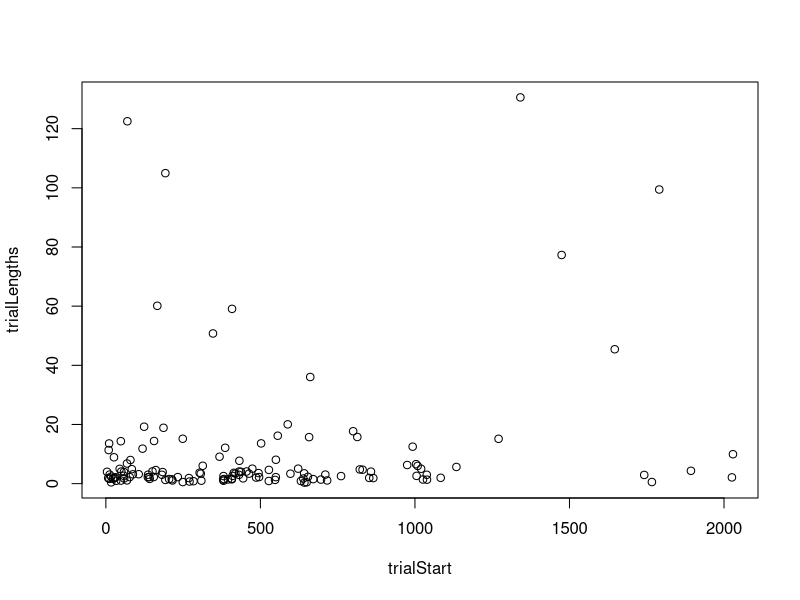
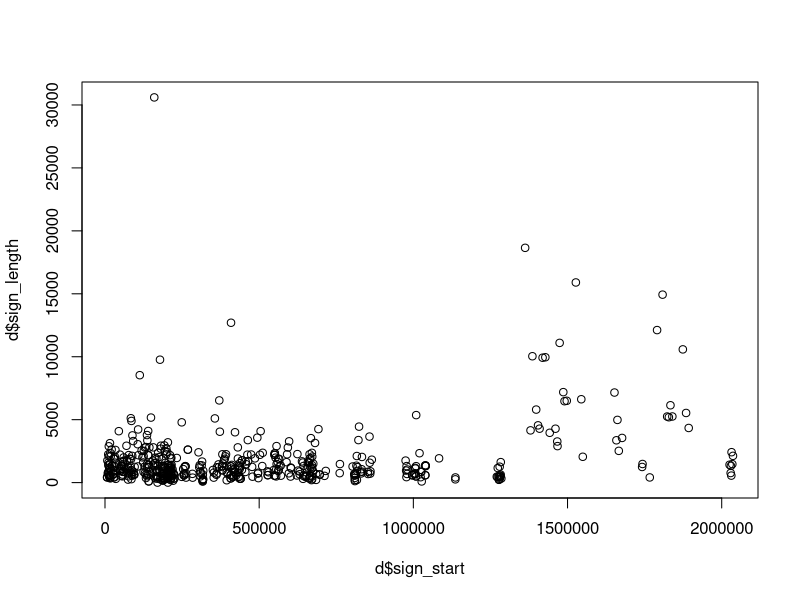
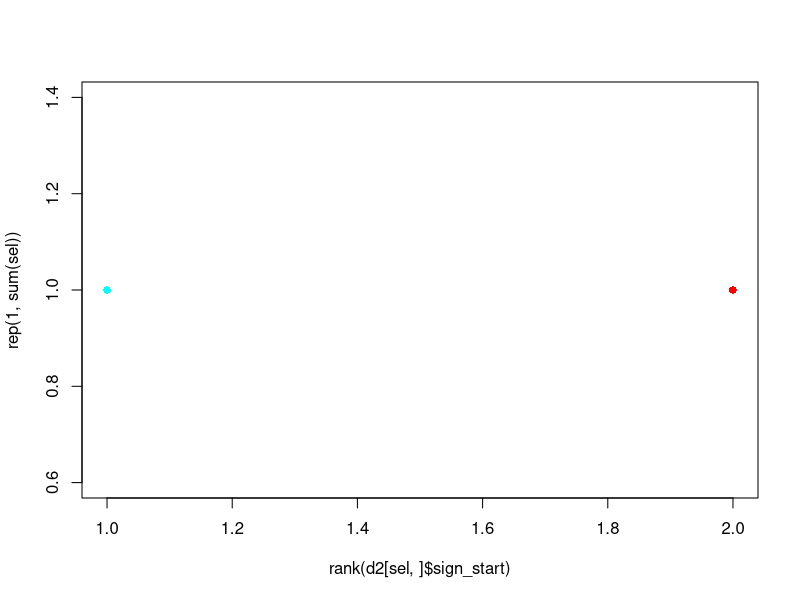

Generate these figures, in order, with R: (Note: this script raises an error after producing the figures.)
setwd("~/Documents/MPI/KangSukColours/ColourExperiment/processing/")


colourNumbers = c("1","5","7","14",'18','24')
colourNames = c("red",'brown','black','green','yellow','pink')
names(colourNames) = colourNumbers
colourNamesDark = c("dark red", 'orange', 'gray', 'dark green','gold', 'purple')

checkIconicity = function(x){
  tx = table(x[x!=''])
  
  if(length(tx)==0){
    return(NA)
  }
  
  if(length(tx)==1){
    return(names(tx)[1])
  } else{
    print(paste("Warning: different iconicity values for sign"))
    print(tx)
    return(names(sort(tx,decreasing = T))[1])
  }
}

getDetails = function(x){
  x = strsplit(x,"_")[[1]]
  y = strsplit(x[5],"-")[[1]]
  return(c(week=as.numeric(x[3]), session=as.numeric(x[4]),y[1],y[2]))
}

findOverlaps = function(rangesA){
  
  overlaps = sapply(1:nrow(rangesA), function(i){
    # if start or end is within range, then findInterval returns 1,
    # so multiplying should only return 1 if BOTH are
    startO= findInterval(rangesA[,1], c(rangesA[i,1],rangesA[i,2])) 
    endO = findInterval(rangesA[,2], c(rangesA[i,1],rangesA[i,2]))
    (startO==1) | (endO==1)
  })
  ret = data.frame(which(overlaps==1, arr.ind = T))
  ret = ret[ret[,1]!=ret[,2],]
  if(nrow(ret)==0){
    return(NA)
  }
  ret = data.frame(t(apply(ret, 1, function(X){
    c(rangesA[X[1],], rangesA[X[2],])
  })))
  ret = ret[(ret[,2] - ret[,3]) != 0,]
  names(ret) = c("TrialA_start","TrialA_end","TrialB_start","TrialB_end")
  return(ret)
}

  
d = read.csv("../data/processedData/variants.csv", stringsAsFactors = F, quote='')

d[,c("week",'session','part1','part2')] = t(sapply(d$filename,getDetails))

d$week = as.numeric(d$week)

d = d[order(d$week,d$session,d$sign_start),]


#d = d[d$sign_value!='SAME',]
d = d[d$sign_value!='',]
d = d[d$sign_value!='?',]

d[d$sign_value=="FOLWER",]$sign_value = "FLOWER"
d[d$sign_value=="BIGHT",]$sign_value = "BRIGHT"
d[d$sign_value=="SIGINING",]$sign_value = "SIGNING"
d$sign_value = gsub("^ ","", d$sign_value)
d$sign_value = gsub(" $","", d$sign_value)
d$sign_value = toupper(d$sign_value)

#####
# Find any trials that are overlapping
overlaps = sapply(unique(d$filename),function(X){
  dx = d[d$filename==X,]
  dx = dx[!duplicated(dx$trial_start),]
  findOverlaps(cbind(dx$trial_start,dx$trial_end))
})

overlaps[!is.na(overlaps)]

# make sure that all iconicity ratings are the same
d$iconic[d$iconic==""] = NA
ndiff = tapply(d$iconic, d$sign_value, function(x){(length(unique(x[!is.na(x)])))})
names(ndiff) = tapply(d$sign_value, d$sign_value, function(x){head(x,1)})
ndiff[ndiff>1]

iconicityMeasures = tapply(d$iconic, d$sign_value, checkIconicity)
d$iconic = iconicityMeasures[d$sign_value]

# Check indexicality
# One case:
d$Indexicality[d$Indexicality==""] = "Yes"

#  Try marking

d$TryMarked = d$TryMarked=="Yes"
d$TryMarked[is.na(d$TryMarked)] = F

# Teaching
d$Teach = d$Teach == "Yes"
d$Teach[is.na(d$Teach)] = F

# trial lengths
trialLengths = tapply(d$trial_length,d$trial_start,head,n=1)/1000
trialStart = tapply(d$trial_start,d$trial_start,head,n=1)/1000

plot(trialLengths~trialStart)

plot(d$sign_length~d$sign_start)

#boxplot(d$sign_length~d$iconic, ylab='Sign duration', xlab='Iconic')

d2 = d[order(d$week,d$session, d$sign_start),]
sel = d2$trial_value=='19' & !d2$T0Check & nchar(d2$sign_value)>0
signs  = unique(d2[sel,]$sign_value)
set.seed(1211)
cols = sample(rainbow(length(signs)))
names(cols) = signs
plot(rank(d2[sel,]$sign_start),rep(1,sum(sel)), col=cols[d2[sel,]$sign_value], pch=16)

tapply(d$sign_value, d$week, function(X){length(unique(X))})

d$speaker = as.numeric(d$speaker)

d$speakerName = sapply(1:nrow(d),function(X){
  d[X,c("part1","part2")][,d$speaker[X]]
  })

inventedBy = tapply( d$speakerName, d$sign_value, head,n=1)  
d$inventedBy = inventedBy[d$sign_value]  




d$IX = grepl("IX",d$sign_notes)
d$OS = grepl("OS",d$sign_notes)
d$LW = grepl("LW",d$sign_notes)
d$SE = grepl("SE",d$sign_notes)

# absolute frequency
d$freq_week_4 = tapply(d[d$week==4,]$sign_value,d[d$week==4,]$sign_value, length)[d$sign_value]

# relative frequency, compared to other competitiors for the same colour
d$freq_week4_withinColour = NA

for(colx in colourNumbers){
  d$freq_week4_withinColour[d$trial_value==colx] = 0
  dx = d[d$trial_value==colx & d$week==4, ]
  tx = table(dx$sign_value)
  tx = tx / sum(tx)
  d[d$trial_value==colx & d$week==4,]$freq_week4_withinColour = tx[d[d$trial_value==colx & d$week==4,]$sign_value]
}



variants = data.frame()
for(colourID in colourNumbers){
  d2 =d[d$trial_value==colourID & nchar(d2[d2$week==1,]$sign_value)>0,]
  
  v = data.frame(colour=colourID, colourName = colourNames[which(colourNumbers==colourID)],sign=unique(d2[d2$week==1,]$sign_value), stringsAsFactors = F)
  
  v$freq_week_1 = table(d2[d2$week==1,]$sign_value)[v$sign]
  v$freq_week_4 = table(d2[d2$week==4,]$sign_value)[v$sign]
  
  
  v$freq_week_1_withinColour = 0
  v$freq_week_4_withinColour = 0
  
  signCounts = table(d2[d2$week==1,]$sign_value)
  signCounts = signCounts / sum(signCounts)
    
  v[v$sign %in% names(signCounts),]$freq_week_1_withinColour = signCounts[v[v$sign %in% names(signCounts),]$sign]
  
  signCounts = table(d2[d2$week==4,]$sign_value)
  signCounts = signCounts / sum(signCounts)
  
  v[v$sign %in% names(signCounts),]$freq_week_4_withinColour = signCounts[v[v$sign %in% names(signCounts),]$sign]
  
  
  
  
  v$iconic = tapply(d2$iconic, d2$sign_value, head,n=1)[v$sign]
  #v$check = tapply(d2[d2$week==1,]$T0Check,d2[d2$week==1,]$sign_value,function(X){sum(X,na.rm=T)>0})[v$sign]
  v$check = tapply(d2[d2$week==1,]$T0Check,d2[d2$week==1,]$sign_value,sum, na.rm=T)[v$sign]
  indexical = tapply(d2$Indexicality,d2$sign_value,function(X){
      x = table(X)
      names(x)[which(x==max(x))[1]]
    })
  #indexical[is.null(indexical)] = "No"
  v$indexical = unlist(indexical)[v$sign]
  v$indexical[is.na(v$indexical)] = "No"
  
  
  v$inventedBy= tapply(d2$inventedBy, d2$sign_value, head, n=1)[v$sign]
  v$TryMarked = tapply(d2$TryMarked, d2$sign_value, sum, na.rm=T, n=1)[v$sign]
  v$TryMarked = tapply(d2$TryMarked, d2$sign_value, sum, na.rm=T, n=1)[v$sign]
  v$Teach = tapply(d2$Teach, d2$sign_value, sum, na.rm=T, n=1)[v$sign]
  
  v$averageLength_week_1 = tapply(d2[d2$week==1,]$sign_length, d2[d2$week==1,]$sign_value, mean)
  
  
  
  v$averageTrialLength_week_1 = tapply(d2[d2$week==1,]$trial_length, d2[d2$week==1,]$sign_value, mean)
  
  variants = rbind(variants,v)
  
}

variants$iconic[is.na(variants$iconic)] = "No"
variants$freq_week_4[is.na(variants$freq_week_4)] = 0

b = read.delim("../data/otherData/SignProperties.tab", sep='\t', encoding = 'utf-8', stringsAsFactors = F)

b[b$Sign=="FOLWER",]$Sign = "FLOWER"
b[b$Sign=="BIGHT",]$Sign = "BRIGHT"
b[b$Sign=="SIGINING",]$Sign = "SIGNING"
b$Sign = gsub("^ ","", b$Sign)
b$Sign = gsub(" $","", b$Sign)
b$Sign = toupper(b$Sign)

variants$BodyAnchor = b[match(variants$sign, b$Sign),]$Body.Anchor

write.csv(variants,file='../data/processedData/variants_summary.csv')

allTargetVars = sort(unique(d[d$trial_value %in% colourNumbers,]$sign_value))

cat(
  paste(paste('"',allTargetVars,'"',sep=''),collapse='\n'),
  file="../processing/ListOfVariants.txt")

write.csv(d, file="../data/processedData/variants_processed.csv")

